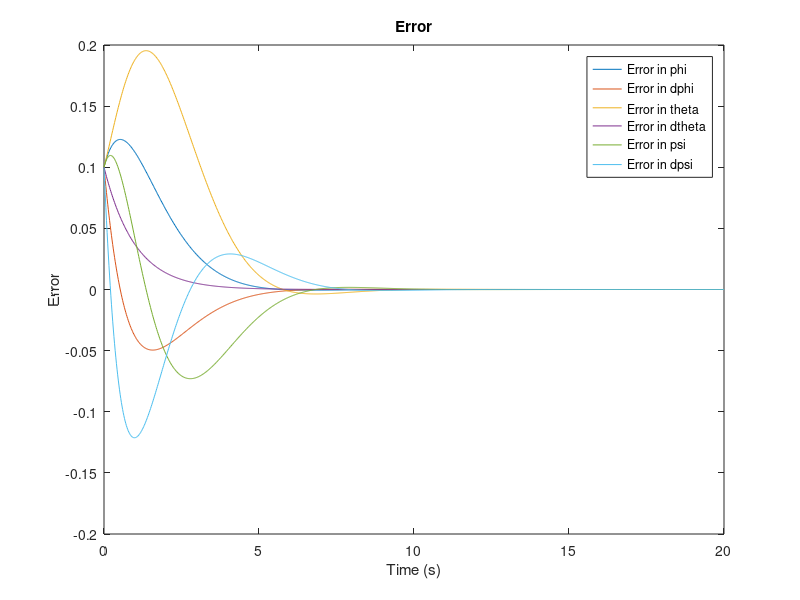

Reproduce this figure in MATLAB.
clear all;
close all;
clc;

% Define the system matrices
A = [0 1 0 0 0 0;
     0 0 0 0 0 0;
     0 0 0 0 1 0;
     0 0 0 0 0 0;
     0 0 0 0 0 1;
     0 0 0 0 0 0];

Ixx = 1;
Iyy = 1;
Izz = 1;

B = [0 0 0;
     1/Ixx 0 0;
     0 0 0;
     0 1/Iyy 0;
     0 0 0;
     0 0 1/Izz];

C = [1 0 0 0 0 0;
     0 1 0 0 0 0;
     0 0 1 0 0 0;
     0 0 0 1 0 0;
     0 0 0 0 1 0;
     0 0 0 0 0 1];

D = zeros(6, 3);

% Define the weighting matrices
Q = diag([1, 1, 1, 1, 1, 1]);
R = eye(3);
N = zeros(6, 3);

% Construct the LQG state-space model
sys = ss(A, B, C, D);

% Design the LQG controller
[K, ~, ~] = lqry(sys, Q, R, N);

% Define the initial state and time span
x0 = [0.1; 0.1; 0.1; 0.1; 0.1; 0.1];
tspan = linspace(0, 20, 1000);

% Define the LQG controller function
control_inputs = @(t, x) -K * x;

% Simulate the system with the LQG controller and get the control inputs
[t, x] = ode45(@(t, x) A * x + B * control_inputs(t, x), tspan, x0);
% Simulate the system with the LQG controller and get the control inputs


% Compute the error for each state variable
desired_state = [0; 0; 0; 0; 0; 0];
error = x - repmat(desired_state', length(t), 1);

% Plot the results
figure;
plot(t, error(:, 1), t, error(:, 2), t, error(:, 3), t, error(:, 4), t, error(:, 5), t, error(:, 6));
title('Error');
xlabel('Time (s)');
ylabel('Error');
legend('Error in phi', 'Error in dphi', 'Error in theta', 'Error in dtheta', 'Error in psi', 'Error in dpsi');
